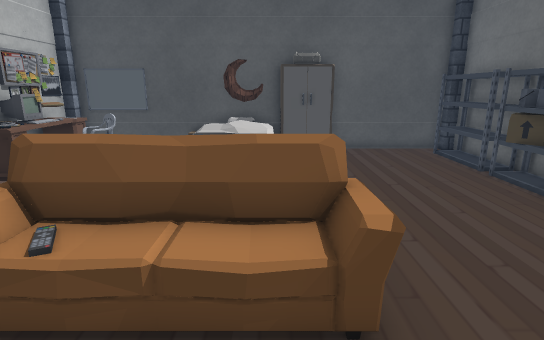
[1] (above)

15 first-person views from a walk through a Unity game level. The camera is 1.5 m above the floor, tilts 14° down and sees 80° across. The floor is counted in squares, 0.5 m on a side. Each view is taken from the middle of a square. On the plan, view 1 faces up. The plan holds only what a view shows up to about 20 squares ahead; the rest is blank. The player character is not drawn. Some surface patterns are stand-ins.

[2]
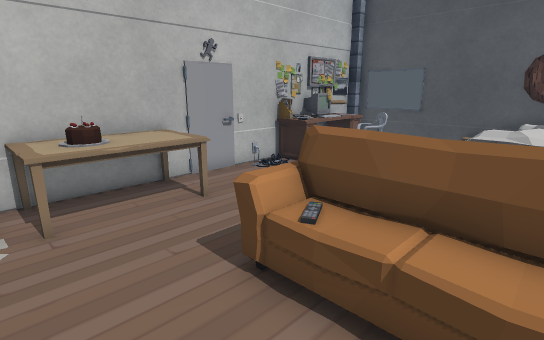

[3]
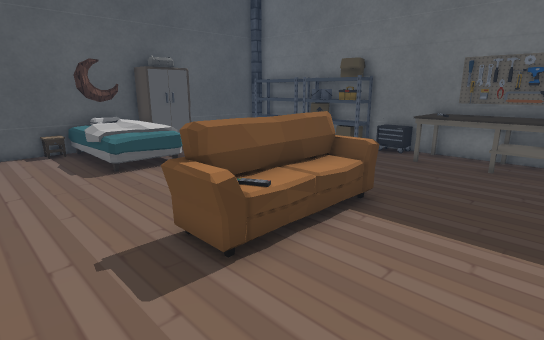

[4]
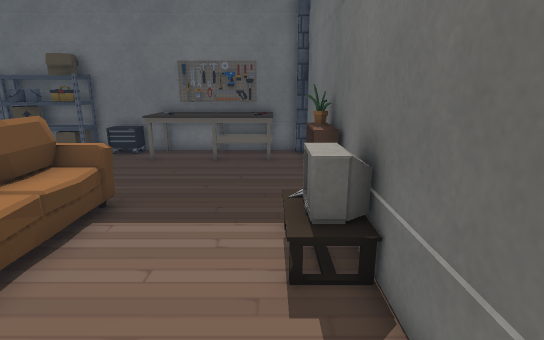

[5]
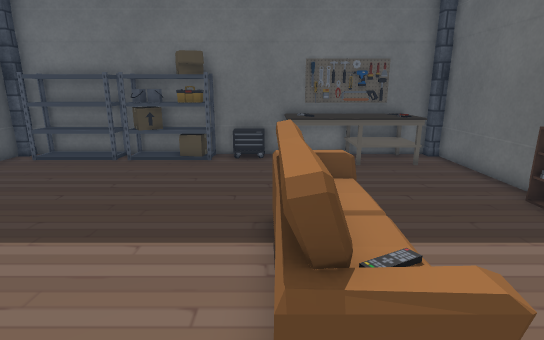

[6]
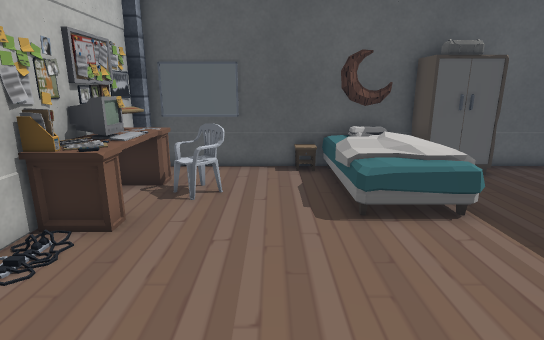

[7]
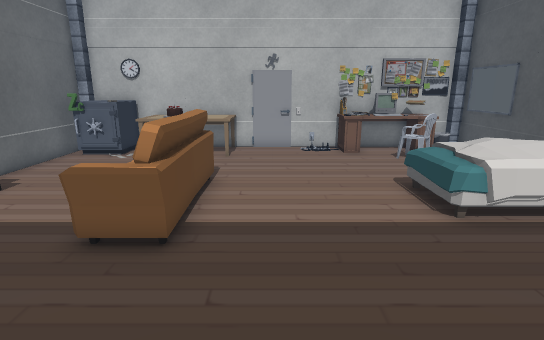

[8]
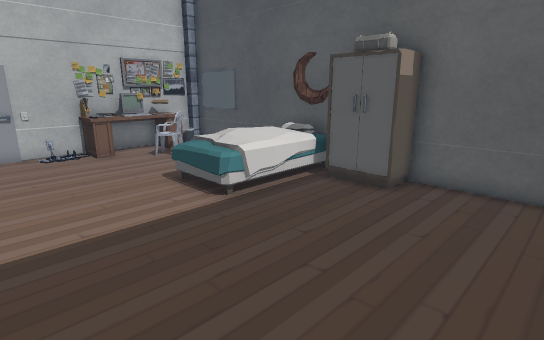

[9]
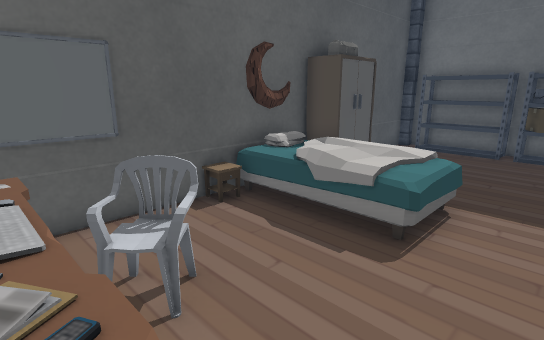

[10]
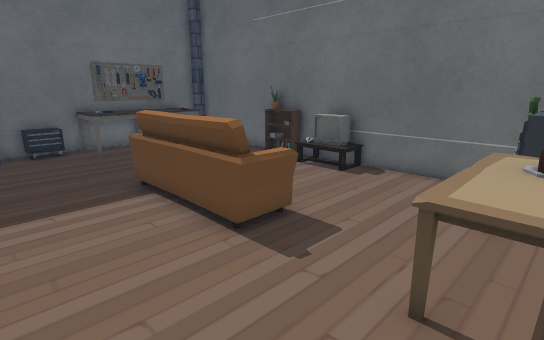

[11]
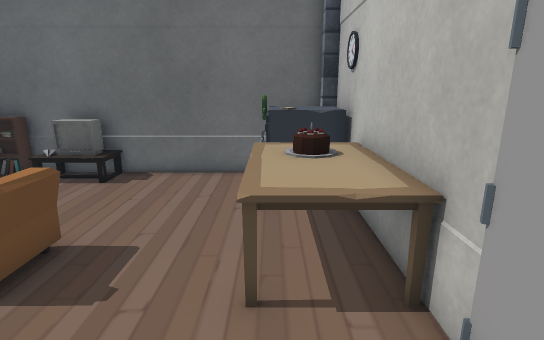

[12]
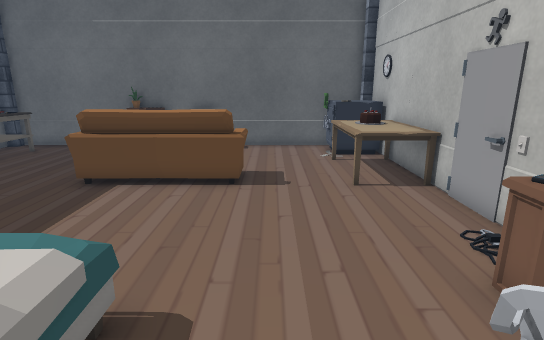

[13]
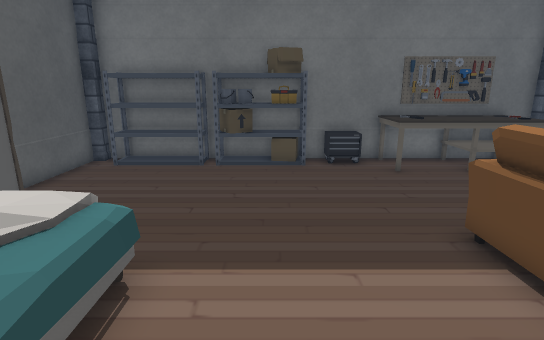

[14]
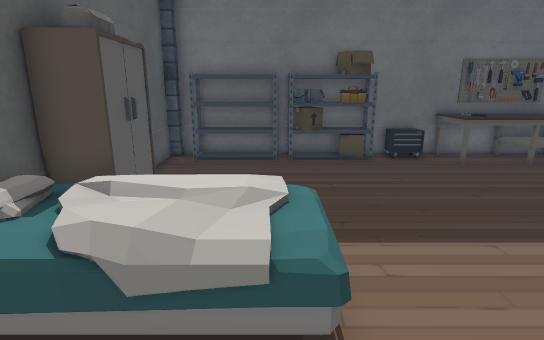

[15]
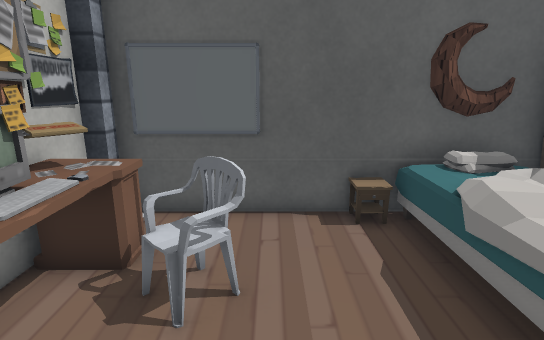

### Floor plan
Points are (right, up) in squares from view 1. A wall is a line through its corners. A room is listed if a view was taken in it or the views show most of it. See-through windows are left out.
Room 1 (views 1, 2, 3, 4, 5, 6, 7, 8, 9, 10, 11, 12, 13, 14, 15)
walls: (9.2, 4.4) (9.2, 8.6); (9.2, 10.4) (9.2, 12.5); (2.4, -2.7) (8.8, -2.7); (-10.1, 7.6) (-10.1, 4.4); (-3.4, 16.7) (-9.8, 16.7); (-10.1, 1.6) (-10.1, -2.3); (-10.1, 12.5) (-10.1, 8.4); (9.2, 14.4) (9.2, 16.2); (9.2, -2.2) (9.2, -0.4); (8.8, 16.7) (3.4, 16.7); (-10.1, 16.1) (-10.2, 15.5); (-10.1, 16.2) (-10.1, 13.4); (-9.8, -2.7) (0.5, -2.7)
objects: other object (-10, -2) to (-9, -1); table (-10, 1) to (-8, 5); monitor (-10, 12) to (-9, 13); other object (-9, -1) to (-8, 0); other object (-9, 2) to (-8, 3); desk (-9, 10) to (-8, 15); other object (-9, 13); other object (-8, -2); chair (-8, 13) to (-6, 14); sofa (-4, 3) to (1, 5); bed (-3, 11) to (0, 17); TV (-2, -2) to (-1, -2); other object (-2, 16) to (-1, 17); wardrobe (0, 15) to (3, 17); bookshelf (1, -3) to (2, -2); other object (7, -1); other object (7, 0); other object (7, 1) to (9, 4); other object (7, 3) to (8, 4); other object (8, -1) to (8, 0); cabinet (8, 5) to (9, 7); shelf (8, 8) to (9, 11); shelf (8, 12) to (9, 15); other object (9, 0) to (9, 1)

Where each view was taken, in squares from view 1:
view 1: 0 up, 0 right, facing up
view 2: 0 up, 0 right, facing up-left
view 3: 1 down, 7 left, facing up-right
view 4: 1 down, 7 left, facing right
view 5: 5 up, 6 left, facing right
view 6: 4 up, 5 left, facing up
view 7: 7 up, 7 right, facing left
view 8: 6 up, 7 right, facing up-left
view 9: 9 up, 9 left, facing up-right
view 10: 9 up, 9 left, facing down-right
view 11: 9 up, 8 left, facing down
view 12: 15 up, 5 left, facing down
view 13: 9 up, 5 left, facing right
view 14: 12 up, 6 left, facing right
view 15: 9 up, 6 left, facing up
